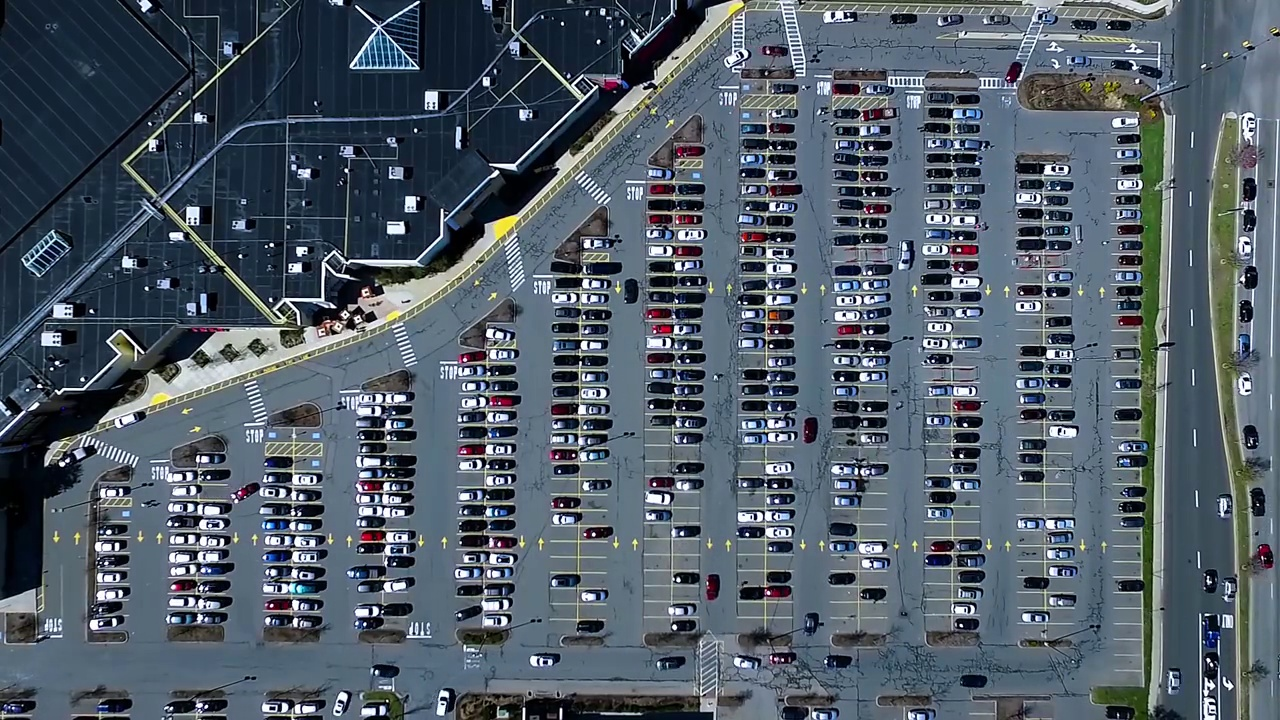
#> input picture 项目实战三_停车场车位识别/test_images/scene1380.jpg, 1280 x 720 px; its folder holds 2 pictures in this run
$ jupyter execute '图像预处理.ipynb'
#> lines starting #> are read from the running program, lines starting #| are printed output that depends on the picture; after the words box and inside, x2 and y2 are one past the last pixel; in counts of white or black regions, pixels touching at a corner belong together
## Description:
图像预处理部分，主要是处理原始的停车场图片，通过一些图像预处理的技术，把里面的停车位一个个的提取出来， 主要包括下面的流程：
1. 读入图像, 过滤掉背景
2. Canny边缘检测找边缘
3. 选出停车场区域， 使用霍夫变换找直线
4. 根据直线信息， 以列为单位把停车位先进行划分开，每一列用一个矩形框先划分出来
5. 可视化下，然后人工把每一列的矩形框进行微调，保证正好把所有停车位包起来
6. 遍历每一列停车位，使用矩形框把每一个停车位用直线划分开，这个就是常规的坐标操作
7. 可视化下上面划分结果，根据实际情况手工对直线进行调整，这里依然是保证尽量直线对其停车位分割线
8. 调整完之后， 把停车位的坐标(左上和右下)以及编号进行保存， 这里要注意保存之前去掉无效的停车位。

保存的数据，作为后面卷积神经网络预测的数据集

[cell 1]
import os
# golb模块是用来查找符合特定规则命名的文件名的“路径+文件名”，其功能就是检索路径
import glob
import numpy as np
import cv2
import matplotlib.pyplot as plt
from PIL import Image
import pickle

import operator
import collections

[cell 2]
def cv_imshow(title, img):
    cv2.imshow(title, img)
    cv2.waitKey(0)
    cv2.destroyAllWindows()

[cell 3]
def plt_imshow(img, cmap=None):
    cmap = 'gray' if len(img.shape) == 2 else cmap
    plt.imshow(img, cmap=cmap)
    plt.xticks([])
    plt.yticks([])
    plt.show()

## 读入图像数据

[cell 4]
# 读入数据
test_images = [cv2.imread(path) for path in glob.glob('../test_images/*.jpg')]  # BGR
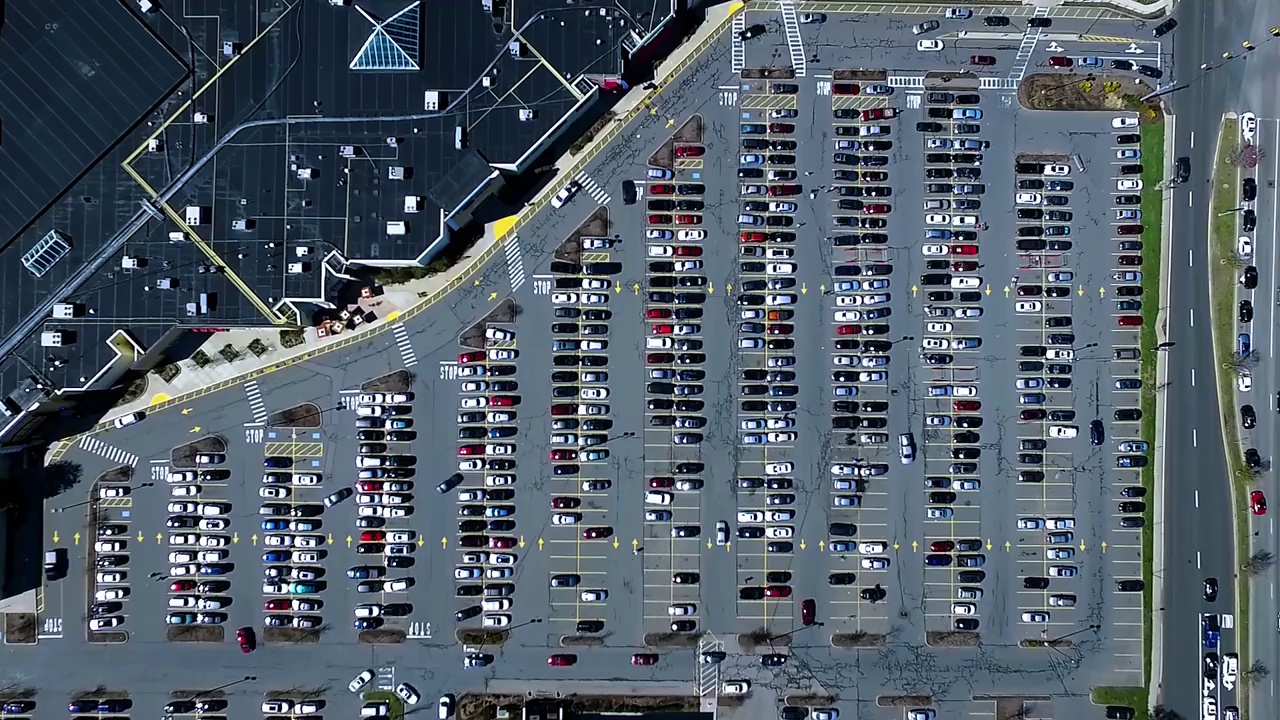
#> input picture 项目实战三_停车场车位识别/test_images/scene1410.jpg, 1280 x 720 px
#> test_images = 2 items

* glob.glob: 返回所有匹配的文件路径列表,如果路径这里使用绝对路径，那么返回的列表也是绝对路径
* glob.iglob: 获取一个可遍历对象，使用它可以逐个获取匹配的文件路径名。
    * 与glob.glob()的区别是：glob.glob同时获取所有的匹配路径，而glob.iglob一次只获取一个匹配路径，同时glob.iglob返回的是一个生成器类型

[cell 5]
cv_imshow('test', test_images[1])

[cell 6]
# 后面就直接用某一张
test_image = test_images[1]
#> test_image is the input picture: shape (720, 1280, 3); mean B, G, R 104.2, 92.7, 81.2

## 过滤掉背景

[cell 7]
def select_rgb_white_yellow(image):
    # 过滤背景
    lower = np.uint8([120, 120, 120])
    upper = np.uint8([255, 255, 255])
    # 三个通道内，低于lower和高于upper的部分分别变成0， 在lower-upper之间的值变成255， 相当于mask，过滤背景
    # 保留了像素值在120-255之间的像素值
    white_mask = cv2.inRange(image, lower, upper)
#> white_mask: shape (720, 1280); 14.8% white; 4342 white regions (3533 under 20 px), largest, box (x1, y1, x2, y2) and area: (44, 0, 1164, 467) 19538, (1148, 347, 1170, 714) 3422, (1208, 81, 1263, 720) 3364
    masked_img = cv2.bitwise_and(image, image, mask=white_mask)
    return masked_img

这里看到inRange，想到了之前用到的二值化的方法threshold, 我在想这俩有啥区别？ 为啥这里不用这个了？ 下面是我经过探索得到的几点使用经验：
1. `cv2.threshold(src, thresh, maxval, type[, dst])`:针对的是单通道图像(灰度图), 二值化的标准,`type=THRESH_BINARY: if x > thresh, x = maxval, else x = 0`, 而`type=THRESH_BINARY_INV`: 和上面的标准反着，目前常用到了这俩个
2. `cv2.inRange(src, lowerb, upperb)`：可以是单通道图像，可以是三通道图像，也可以进行二值化，标准是`if x >= lower and x <= upper, x = 255, else x = 0`

这里做了一个实验， 事先把图片转化成灰度图`warped = cv2.cvtColor(test_image, cv2.COLOR_BGR2GRAY)`，然后下面两句代码的执行结果是一样的:
* `cv2.threshold(warped, 119, 255, cv2.THRESH_BINARY)[1]`
* `cv2.inRange(warped, 120, 255)`

[cell 8]
masked_img = select_rgb_white_yellow(test_image)

[cell 9]
cv_imshow('masked_img', masked_img)

[cell 10]
# 转成灰度图
gray_img = cv2.cvtColor(masked_img, cv2.COLOR_BGR2GRAY)

[cell 11]
cv_imshow('masked_img', gray_img)

## Canny边缘检测

[cell 12]
low_threshold, high_threshold = 50, 200
edges_img = cv2.Canny(gray_img, low_threshold, high_threshold)
#> edges_img: shape (720, 1280); 12.1% white in thin lines or dots

[cell 13]
cv_imshow('edge_img', edges_img)

## 停车场区域提取
接下来， 只选出停车场的这块区域来， 把其余部分去掉

[cell 14]
def select_region(image):
    """这里手动选择区域"""
    rows, cols = image.shape[:2]
#> rows = 720; cols = 1280

    # 下面定义6个标定点, 这个点的顺序必须让它化成一个区域，如果调整，可能会交叉起来，所以不要动
    pt_1  = [cols*0.06, rows*0.90]   # 左下
#> pt_1 = [76.8, 648]
    pt_2 = [cols*0.06, rows*0.70]    # 左上
#> pt_2 = [76.8, 504]
    pt_3 = [cols*0.32, rows*0.51]    # 中左
#> pt_3 = [409.6, 367.2]
    pt_4 = [cols*0.6, rows*0.1]      # 中右
#> pt_4 = [768, 72]
    pt_5 = [cols*0.90, rows*0.1]     # 右上
#> pt_5 = [1152, 72]
    pt_6 = [cols*0.90, rows*0.90]    # 右下
#> pt_6 = [1152, 648]

    vertices = np.array([[pt_1, pt_2, pt_3, pt_4, pt_5, pt_6]], dtype=np.int32)
    point_img = image.copy()
    point_img = cv2.cvtColor(point_img, cv2.COLOR_GRAY2BGR)
#> point_img: shape (720, 1280, 3); 12.1% white in thin lines or dots
    for point in vertices[0]:
        cv2.circle(point_img, (point[0], point[1]), 10, (0, 0, 255), 4)
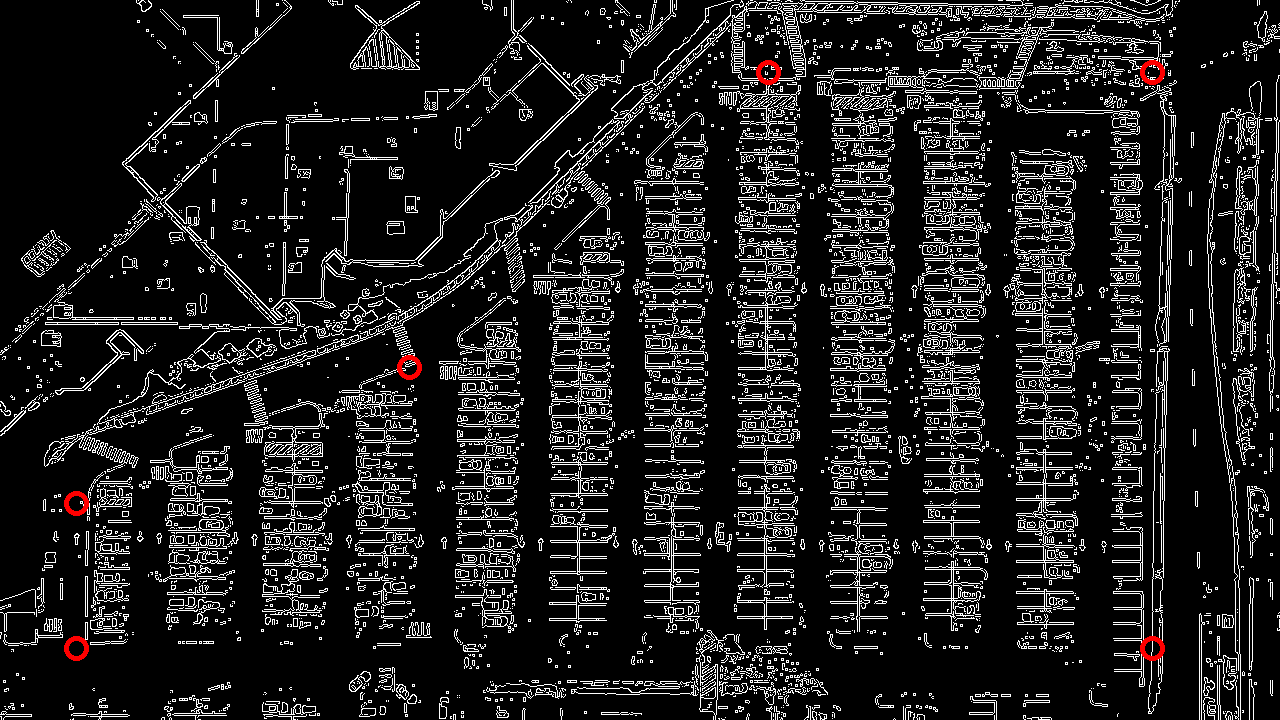
#> point_img: shape (720, 1280, 3); mean B, G, R 30.8, 30.8, 31.3
    # cv_imshow('points_img', point_img)

    # 定义mask矩阵， 只保留点内部的区域
    mask = np.zeros_like(image)
    if len(mask.shape) == 2:
        cv2.fillPoly(mask, vertices, 255)   # 点框住的地方填充为白色
#> mask: shape (720, 1280); 48.5% white; 1 white region, box (x1, y1, x2, y2) and area: (76, 72, 1153, 649) 447382
        #cv_imshow('mask', mask)
    roi_image = cv2.bitwise_and(image, mask)
#> roi_image: shape (720, 1280); 7.5% white in thin lines or dots, all inside (x1, y1, x2, y2) = (76, 72, 1153, 649)
    return roi_image

[cell 15]
roi_image = select_region(edges_img)

[cell 16]
cv_imshow('roi_image', roi_image)

## 霍夫变换找到直线

[cell 17]
def hough_lines(image):
    # 输入的图像需要是边缘检测后的结果
    # minLineLengh(线的最短长度，比这个短的都被忽略)和MaxLineCap（两条直线之间的最大间隔，小于此值，认为是一条直线）
    # rho距离精度,theta角度精度,threshod超过设定阈值才被检测出线段
    return cv2.HoughLinesP(image, rho=0.1, theta=np.pi/10, threshold=15, minLineLength=9, maxLineGap=4)

[cell 18]
list_of_lines = hough_lines(roi_image)
#> list_of_lines = 2338 rows, first 6: [1055, 545, 1073, 545], [1040, 542, 1053, 542], [924, 476, 979, 476], [925, 567, 979, 567], [830, 618, 887, 618], [549, 439, 589, 439]

[cell 19]
list_of_lines.shape            # 找到了2338条直线， 4表示坐标， 两个点的x,y
#> Out = (2338, 1, 4)

[cell 20]
# 过滤检测到的直线
def draw_lines(image, lines, make_copy=True):
    # 过滤霍夫变换检测到直线
#> called with lines = array of shape (2338, 1, 4), make_copy = True
    if make_copy:
        image = np.copy(image)
    cleaned = []
    for line in lines:
        for x1,y1,x2,y2 in line:
            # 这里是过滤直线，必须保证不能是斜的线，且水平方向不能太长或者太短
            if abs(y2-y1) <=1 and abs(x2-x1) >=25 and abs(x2-x1) <= 55:
                cleaned.append((x1,y1,x2,y2))
                cv2.line(image, (x1, y1), (x2, y2), [255, 0, 0], 2)
#> this loop made 2338 passes
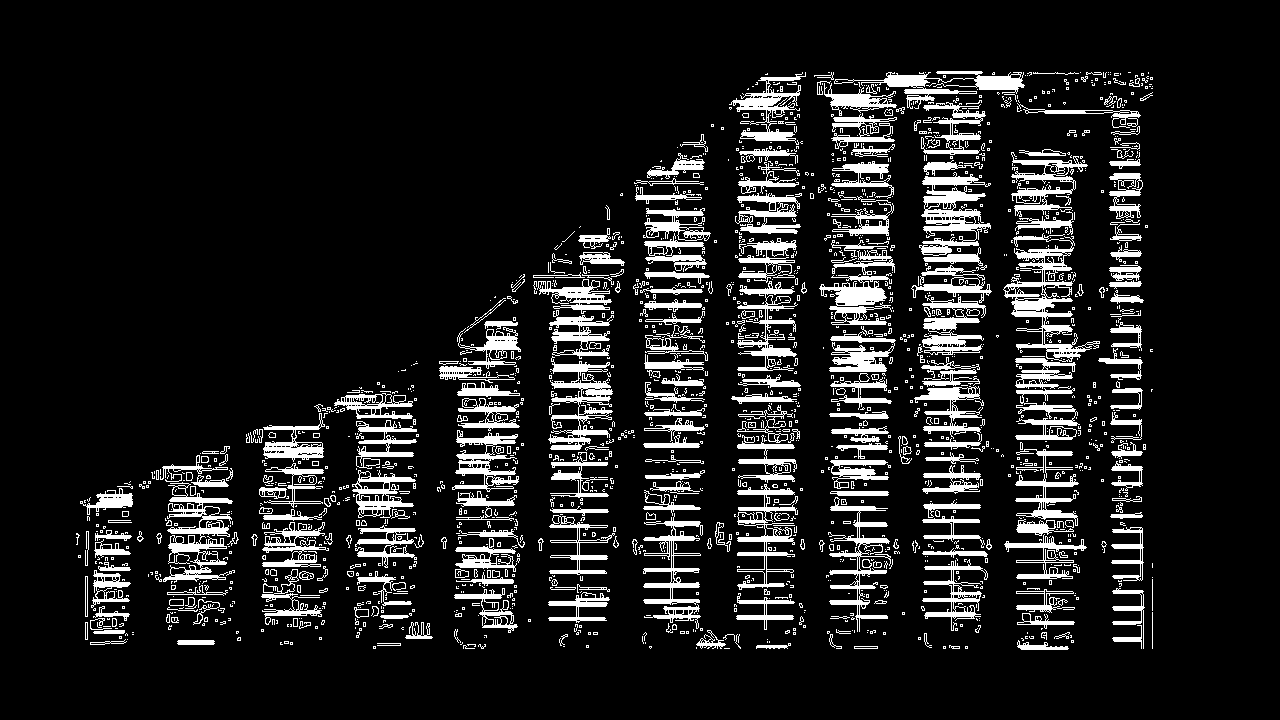
#> image: shape (720, 1280); 11.6% white; 1835 white regions (1481 under 20 px), largest, box (x1, y1, x2, y2) and area: (1003, 233, 1100, 362) 3255, (919, 172, 991, 256) 2622, (163, 482, 233, 583) 2493
#> after the loop, cleaned = 628 items, first 6: (924, 476, 979, 476), (925, 567, 979, 567), (549, 439, 589, 439), (952, 287, 981, 287), (1110, 283, 1140, 283), (761, 478, 793, 478)
    print("lines detected: ", len(cleaned))
#| lines detected:  628
    return image

[cell 21]
temp = draw_lines(roi_image, list_of_lines)

[cell 22]
cv_imshow('img', temp)

## 检测到每列停车位

[cell 23]
def identity_blocks(image, lines, make_copy=True):
#> called with lines = array of shape (2338, 1, 4), make_copy = True
    if make_copy:
        new_image = image.copy()

    # 过滤部分直线
    stayed_lines = []
    for line in lines:
        for x1, y1, x2, y2 in line:
            # 这里是过滤直线，必须保证不能是斜的线，且水平方向不能太长或者太短
            if abs(y2-y1) <=1 and abs(x2-x1) >=25 and abs(x2-x1) <= 55:
                stayed_lines.append((x1,y1,x2,y2))
#> after the loop, stayed_lines has the same summary as cleaned in draw_lines

    # 对直线按照x1排序, 这样能让这些线从上到下排列好， 这个排序是从第一列的第一条横线，往下走，然后是第二列第一条横线往下，...
    list1 = sorted(stayed_lines, key=operator.itemgetter(0, 1))
#> list1 = 628 items, first 6: (87, 506, 121, 506), (93, 600, 128, 600), (94, 575, 119, 575), (94, 583, 129, 583), (94, 585, 127, 585), (94, 632, 123, 632)

    # 找到多个列，相当于每列是一排车
    clusters = collections.defaultdict(list)
    dIndex = 0
    clus_dist = 10   # 每一列之间的那个距离
    for i in range(len(list1) - 1):
        # 看看相邻两条线之间的距离，如果是一列的，那么x1这个距离应该很近，毕竟是同一列上的
        # 如果这个值大于10了，说明是下一列的了，此时需要移动dIndex， 这个表示的是第几列
        distance = abs(list1[i+1][0] - list1[i][0])
        if distance <= clus_dist:
            clusters[dIndex].append(list1[i])
            clusters[dIndex].append(list1[i+1])
        else:
            dIndex += 1
#> this loop made 627 passes
#> distance on passes 1 to 12: 6, 1, 0, 0, 0, 1, 1, 0, 0, 1, 0, 0
#> after the loop, dIndex = 17

    # 得到每列停车位的矩形框
    rects = {}
    i = 0
    for key in clusters:
        all_list = clusters[key]
        cleaned = list(set(all_list))
        # 有5个停车位至少
        if len(cleaned) > 5:
            cleaned = sorted(cleaned, key=lambda tup: tup[1])
            avg_y1 = cleaned[0][1]
            avg_y2 = cleaned[-1][1]
            if abs(avg_y2-avg_y1) < 15:
                continue
            avg_x1 = 0
            avg_x2 = 0
            for tup in cleaned:
                avg_x1 += tup[0]
                avg_x2 += tup[2]
            avg_x1 = avg_x1 / len(cleaned)
            avg_x2 = avg_x2 / len(cleaned)

            rects[i] = [avg_x1, avg_y1, avg_x2, avg_y2]
            i += 1
    print('Num Parking Lanes: ', len(rects))

    # 把列矩形画出来
    buff = 7
    for key in rects:
        tup_topLeft = (int(rects[key][0] - buff), int(rects[key][1]))
        tup_botRight = (int(rects[key][2] + buff), int(rects[key][3]))
        cv2.rectangle(new_image, tup_topLeft, tup_botRight, (0, 255, 0), 3)
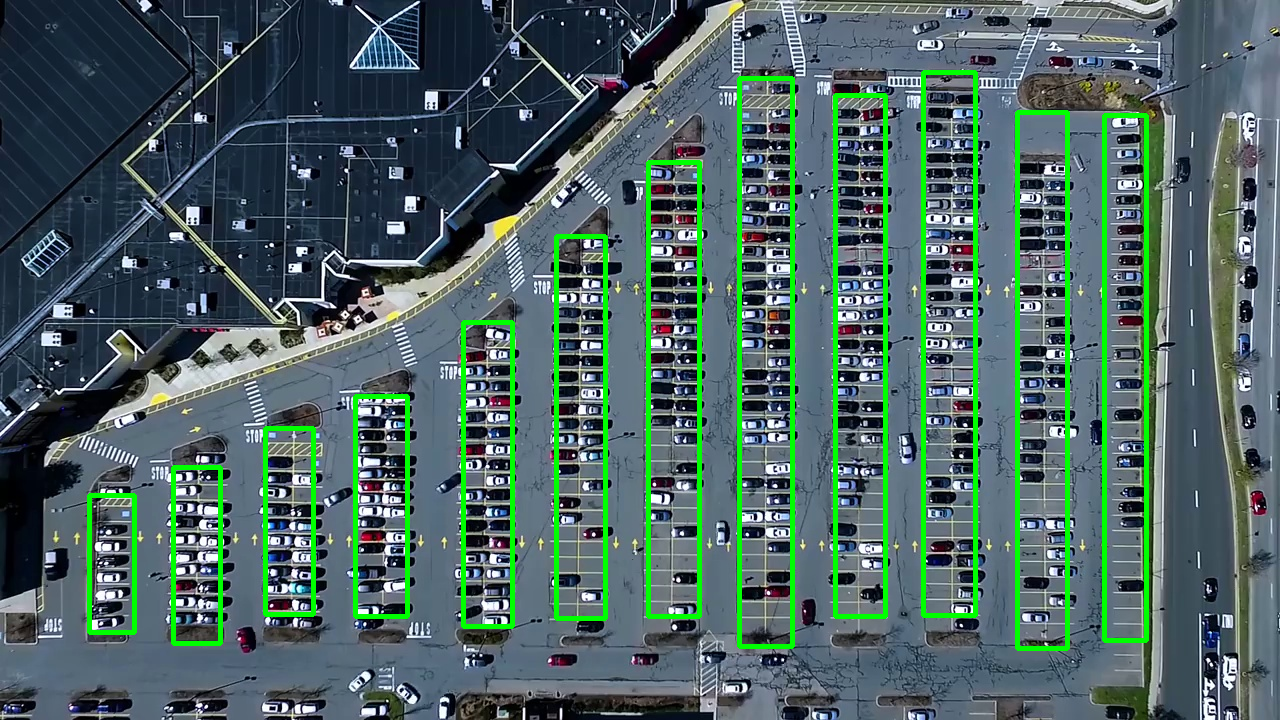
#> new_image: shape (720, 1280, 3); 5.56% of pixels changed, all inside (x1, y1, x2, y2) = (87, 70, 1149, 651)
    return new_image, rects

[cell 24]
new_image, rects = identity_blocks(test_image, list_of_lines)
#> rects = 12 items
